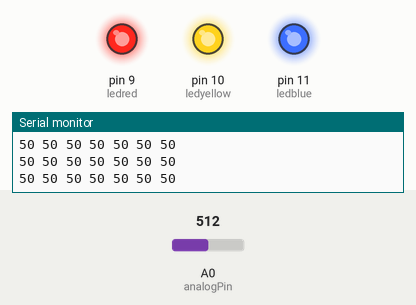
This sketch was run on a simulated Arduino Uno, built with avr-gcc and run on an emulated ATmega328P. Parts: output pins drawn as LEDs (lit = HIGH), the last lines printed to the serial monitor. Inputs (shaded band) come from the test bench; at power-on: A0 (analogPin) = 512. Pins used as bus, display or sensor lines are not drawn.

Above: at 1.2 s.
1.3 s: A0 (analogPin) set to 483
2.8 s: A0 (analogPin) set to 452
At 3.5 s:
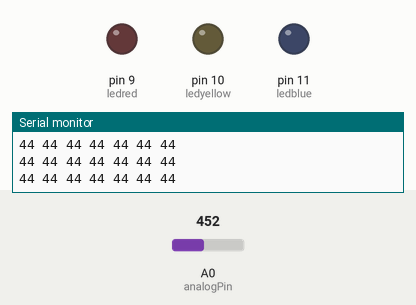
4.3 s: A0 (analogPin) set to 511
At 5.4 s:
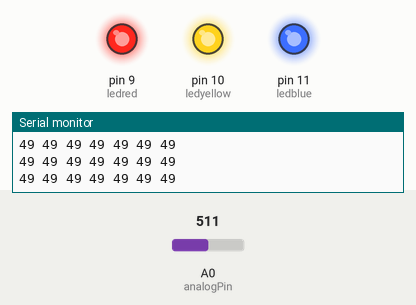
5.8 s: A0 (analogPin) set to 306
At 6.2 s:
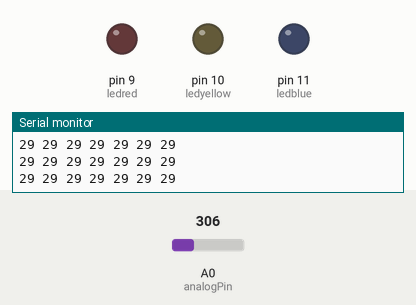
8.8 s: A0 (analogPin) set to 1023
At 10.0 s:
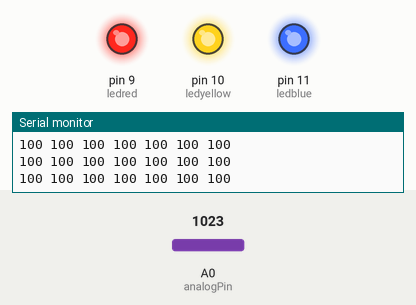
Timing chart, 0 to 11.3 s (numbered marks = the images above; inputs shaded):
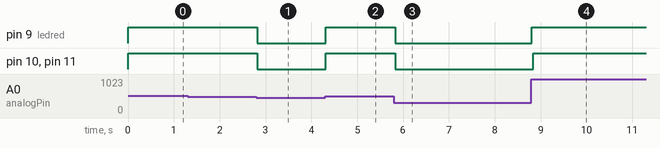

The sketch:

christmas001LightsSparkFunShield.ino
```cpp
//http://www.youtube.com/channel/UC6mIxFTvXkWQVEHPsEdflzQ
//GreatScott!
int analogPin=0;
int strobePin=4;
int resetPin=5;
int ledred=9;
int ledyellow=10;
int ledblue=11;
int ledgreen=12;
int spectrumValue[7];
int filter=0;
int cutoff = 45;
int brightness = 100;

void setup(){

  Serial.begin(9600);
  pinMode(analogPin, INPUT);
  pinMode(strobePin, OUTPUT);
  pinMode(resetPin, OUTPUT);
  pinMode(ledred, OUTPUT);
  pinMode(ledblue, OUTPUT);
  pinMode(ledyellow, OUTPUT);
  digitalWrite(resetPin, LOW);
  digitalWrite(strobePin, HIGH);
}

void loop(){

  digitalWrite(resetPin, HIGH);
  digitalWrite(resetPin, LOW);
  for (int i=0;i<7;i++){
    digitalWrite(strobePin, LOW);
//    delay(30);
    delay(1);
    spectrumValue[i]=analogRead(analogPin);
    spectrumValue[i]=constrain(spectrumValue[i], filter, 1023);
    spectrumValue[i]=map(spectrumValue[i], filter,1023,0,100);
    Serial.print(spectrumValue[i]);
    Serial.print(" ");https://www.pandora.com/station/play/698026254247474851
    digitalWrite(strobePin, HIGH);
  }
  Serial.println();
//  analogWrite(ledred,spectrumValue[0]);
//  analogWrite(ledred,spectrumValue[1]);
  digitalWrite(ledblue, spectrumValue[0] > cutoff || spectrumValue[1] > cutoff);
//  analogWrite(ledblue,spectrumValue[3]);
//  analogWrite(ledblue,spectrumValue[4]);
  digitalWrite(ledyellow, spectrumValue[2] > cutoff  );
//  analogWrite(ledgreen,spectrumValue[5]);
//  analogWrite(ledgreen,spectrumValue[6]);
  digitalWrite(ledred,spectrumValue[3] > cutoff );
  digitalWrite(ledgreen, spectrumValue[4] > cutoff || spectrumValue[5] > cutoff);
  delay(30);
}
```

Measured:
- the behaviour switches between 471 and 470 on A0 (analogPin) (found by bisection; images 0 and 1)
- after the input at 2.8 s, pin 9 (ledred), pin 10 (ledyellow), pin 11 (ledblue): HIGH → LOW at once
- after the input at 4.3 s, pin 9 (ledred), pin 10 (ledyellow), pin 11 (ledblue): LOW → HIGH at once
- after the input at 5.8 s, pin 9 (ledred), pin 10 (ledyellow), pin 11 (ledblue): HIGH → LOW at once
- after the input at 8.8 s, pin 9 (ledred), pin 10 (ledyellow), pin 11 (ledblue): LOW → HIGH at once
